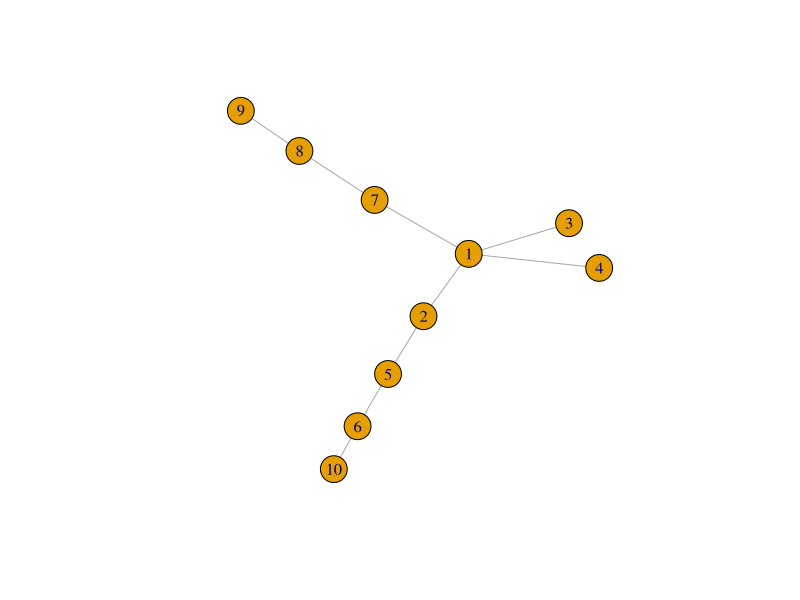
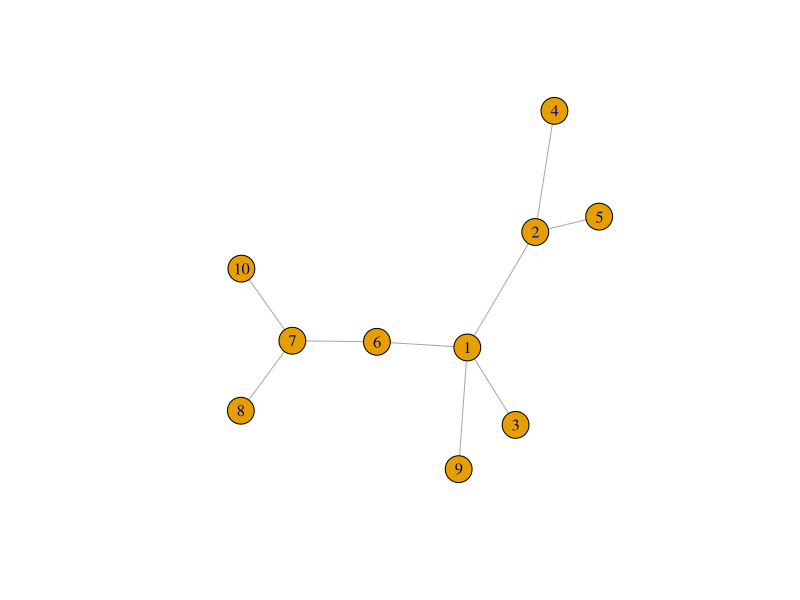
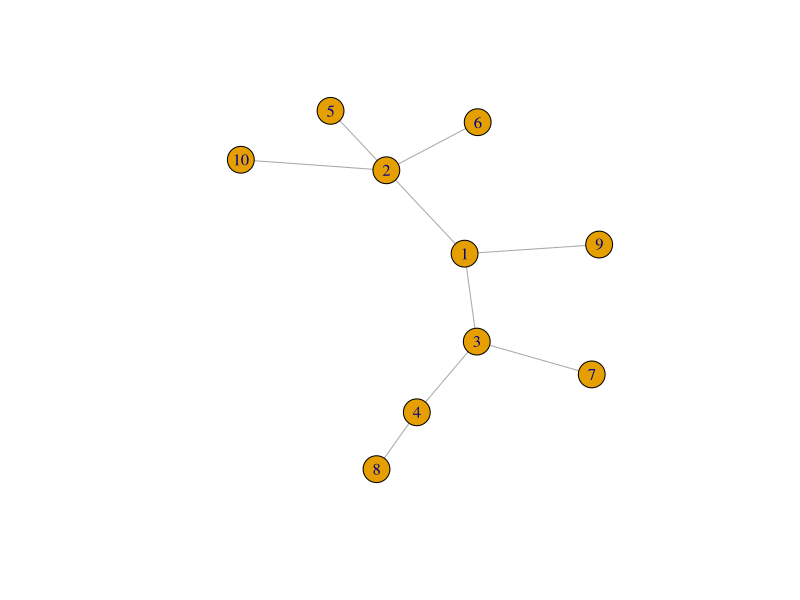
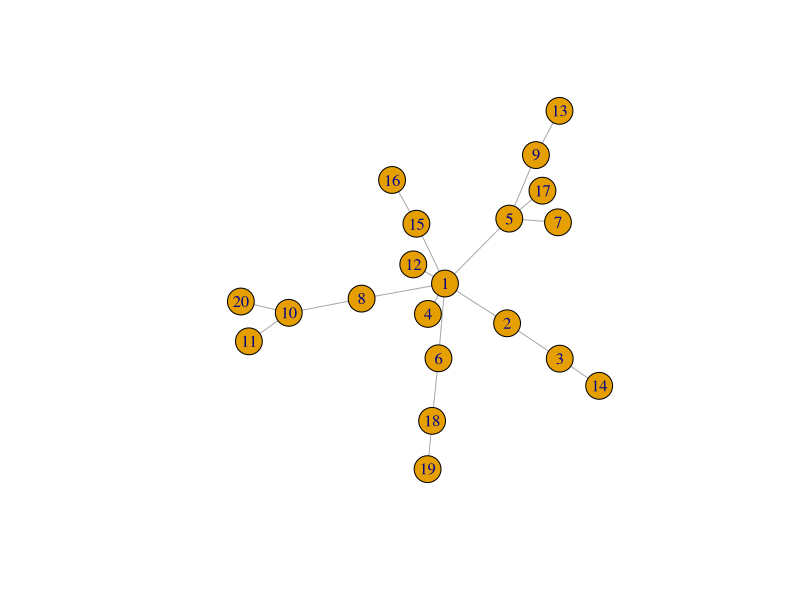
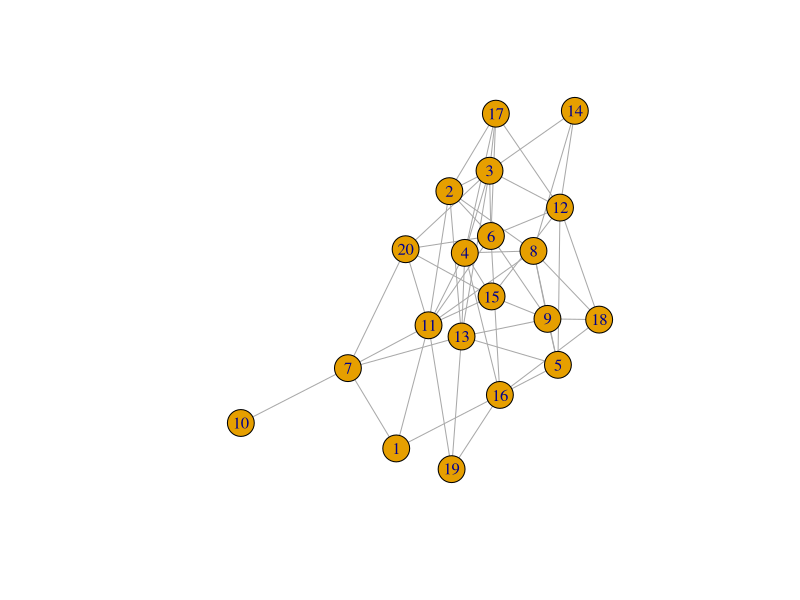
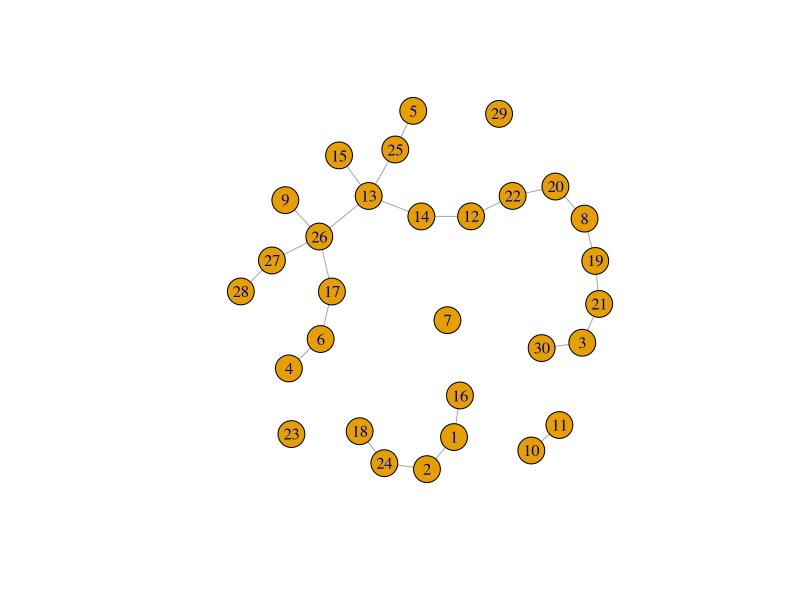
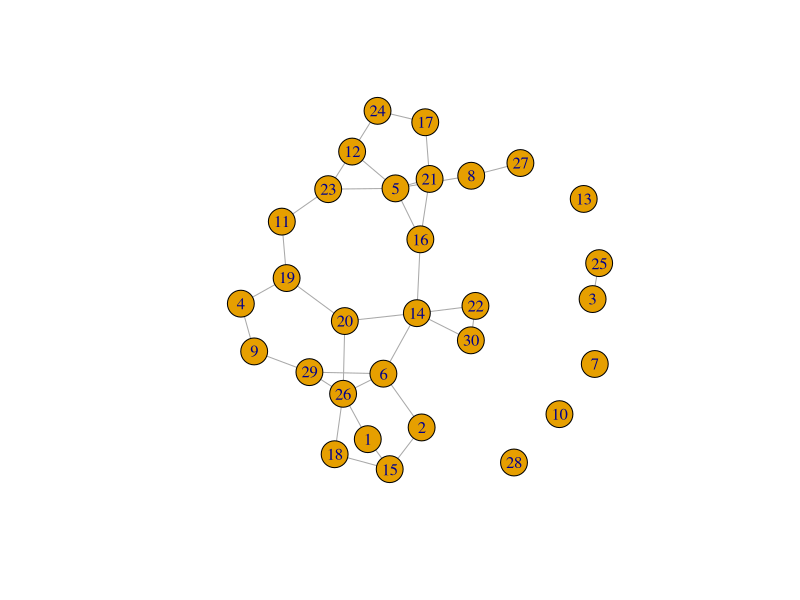
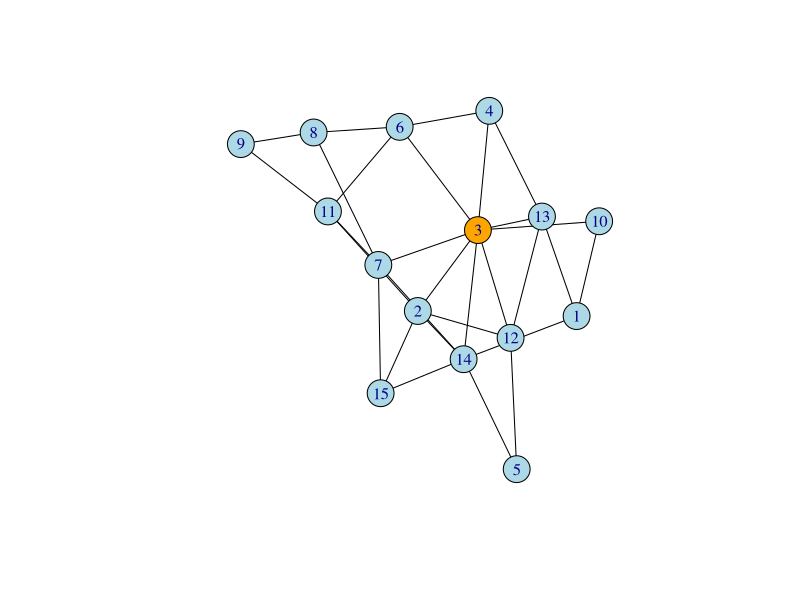

Write R code to recreate these figures, in order.

### NETWORK ANALYSIS WITH IGRAPH ###

require(igraph)
require(tidyverse)

# 1. Measure connectedness of points
#-----------------------------------

# create a sample network
set.seed(1)
g1 <- sample_pa(10, power = 1, directed = FALSE)
plot(g1)

# display the number of connections of each node ()
degree(g1)

## NOTE: Node 1 especially is very important to the network (Might be a distribution center or a popular person?)


# 2. Measure betweenness of points
#---------------------------------

# create a sample network
set.seed(2)
g2 <- sample_pa(10, power = 1, directed = FALSE)
plot(g2)

# measure betweenness of graph
betweenness(g2)

## NOTE: Nodes 1 and 6 represent important bridges


# 3. Measure network denisty
#---------------------------

# create a sample network
set.seed(3)
g3 <- sample_pa(10, power = 1, directed = FALSE)
plot(g3)

edge_density(g3, loops = FALSE)

# create another sample network
set.seed(4)
g4 <- sample_pa(20, power = 1, directed = FALSE)
plot(g4)

edge_density(g4, loops = FALSE)

## NOTE: The edge_density measure is the same as 2/n, where n is the number of nodes


# 4. Identify cliques in a network
#---------------------------------

# create a sample network
set.seed(6)
gnp <- sample_gnp(20, 0.25, directed = FALSE, loops = FALSE)
plot(gnp)

clique_num(gnp)
cliques(gnp)
cliques(gnp, min = 3)

## NOTE: The network contains 100 cliques where 25 cliques have 3 (or more) nodes


# 5. Identify components in a network
#------------------------------------

# create a sample network
set.seed(7)
gnp1 <- sample_gnp(30, 0.04, directed = FALSE, loops = FALSE) 
plot(gnp1)

# identify the components of the graph
comp <- components(gnp1)

# attributes of the network-components
comp$membership
comp$no
comp$csize

## NOTE: This can for instance mean that Truck #30 and Truck #18 belongs to different warehouses
##       and therefore are in independent components

# 6. Take a random walk
#----------------------

# create a sample network
set.seed(8)
g5 <- sample_gnp(30, 0.08, directed = FALSE)
plot(g5)

# perform a random walk on the network
random_walk(g5, 26, 8, stuck = "return")


# 7. Visualize networks more effectively

# create a sample network and color nodes blue, edges black and DC-node 3 orange
set.seed(6)
g6 <- sample_gnp(15,0.2) %>% 
  set.vertex.attribute("color", value = "lightblue") %>% 
  set.edge.attribute("color", value = "black") 
V(g6)[3]$color <- "orange"

plot(g6)

# split a network into components and assign them distinct colors
set.seed(10)
g7 <- sample_gnp(10 ,0.12, loops = FALSE)

for (i in 1:length(V(g7))){
  if (components(g7)$membership[i] == 1){
    V(g7)[i]$color <- "orange"
  } else if (components(g7)$membership[i] == 2){
    V(g7)[i]$color <- "lightblue"
  } else{
    V(g7)[i]$color <- "lightgreen"
  }
}
plot(g7)




